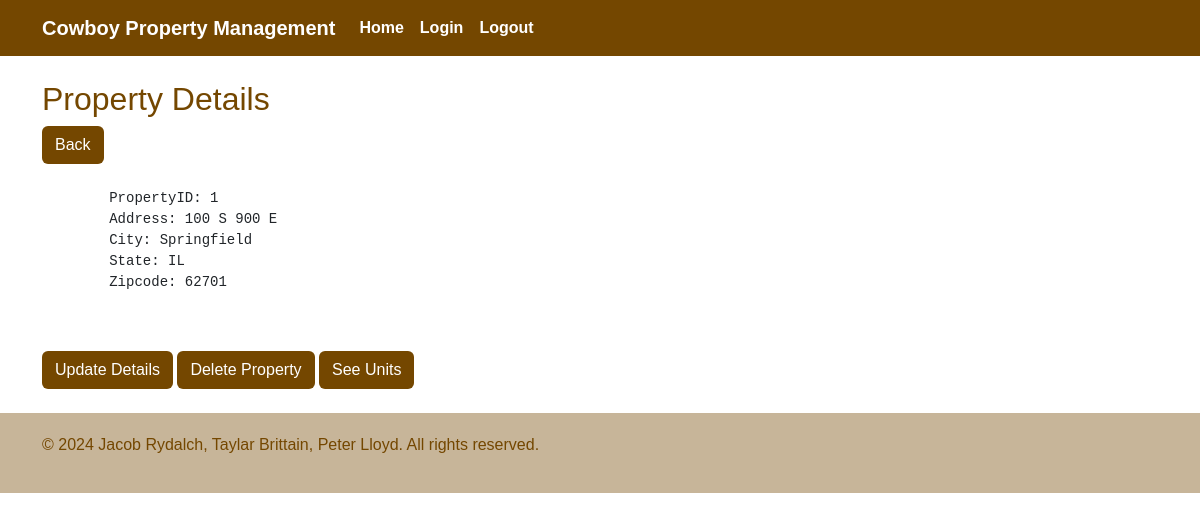
/properties-details.php?PropertyID=1 (signed in), run on the app's committed database.
### tables this page shows
CREATE TABLE IF NOT EXISTS `property` (
  `PropertyID` smallint UNSIGNED NOT NULL AUTO_INCREMENT,
  `StreetAddress` varchar(50) NOT NULL,
  `City` varchar(30) NOT NULL,
  `State` char(2) NOT NULL,
  `Zip` varchar(10) NOT NULL,
  PRIMARY KEY (`PropertyID`)
);

### properties-details.php (the view, shortened to what this page needs)
<!DOCTYPE html>
<html>
	<head>
		<link href="https://cdn.jsdelivr.net/npm/bootstrap@5.3.3/dist/css/bootstrap.min.css" rel="stylesheet">
		<link href="cpm-universal-styles.css" rel="stylesheet">
	</head>
	<body>
		<nav class="navbar navbar-expand-lg custom-navbar">
			<div class="container">
			    <a class="navbar-brand custom-navbar-item" href="public-home.php">Cowboy Property Management</a>
				<div class="collapse navbar-collapse text-center" id="navbarNav">
					<ul class="navbar-nav ml-auto">
						<li class="nav-item">
							<a class="nav-link custom-navbar-item" href="public-home.php" >Home</a>
						</li>
						<li class="nav-item">
							<a class="nav-link custom-navbar-item" href="login-form.php" >Login</a>
						</li>
						<li class="nav-item">
							<a class="nav-link custom-navbar-item" href="logout.php" >Logout</a>
						</li>
					</ul>
				</div>
			</div>
		</nav>
		<br>
		<div class='details-container'>
			<div class='container'>
				<h2 style="color: #744700;">Property Details</h2>
				<a href='properties-list.php' class='btn custom-btn1'>Back</a>
				<br><br>
				<?php
				require_once 'login.php';
				if(isset($_GET['PropertyID'])) {
					$propertyID = $_GET['PropertyID'];
					$conn = new mysqli($hn, $un, $pw, $db);
					$query = "SELECT * FROM property WHERE PropertyID = $propertyID";
					$result = $conn->query($query);
					if($result->num_rows > 0) {
						$row = $result->fetch_assoc();
						echo <<<_END
								<pre>
								PropertyID: $row[PropertyID]
								Address: $row[StreetAddress]
								City: $row[City]
								State: $row[State]
								Zipcode: $row[Zip]
								</pre>
								<a href='updateProperty.php?PropertyID=$propertyID' class='btn custom-btn1'>Update Details</a>
								<a href='deleteProperty.php?PropertyID=$propertyID' class='btn custom-btn1'>Delete Property</a>
								<a href='seeUnits.php?PropertyID=$propertyID' class='btn custom-btn1'>See Units</a>
							_END;
					} else {
						echo "No results found.";
					}
				} else {
					echo "Invalid request.";
				}
				?>
			</div>
		</div>
		<br>
		<div class='custom-footer'>
			<div class='container'>
				<p style='color: #744700;'>&copy; 2024 Jacob Rydalch, Taylar Brittain, Peter Lloyd. All rights reserved.</p>
			</div>
		</div>
	</body>
</html>

### cpm-universal-styles.css (style rules this page uses)
body { font-family: Arial; }
.custom-footer { background-color: #c7b599; padding: 20px; width: 100%; }
.custom-navbar { background-color: #744700; }
.custom-navbar-item { color: white; font-weight: bold; }
.custom-btn1 { background-color: #744700; color: white; }

### data on the page
property: PropertyID "1", StreetAddress "100 S 900 E", City "Springfield", State "IL", Zip "62701"
